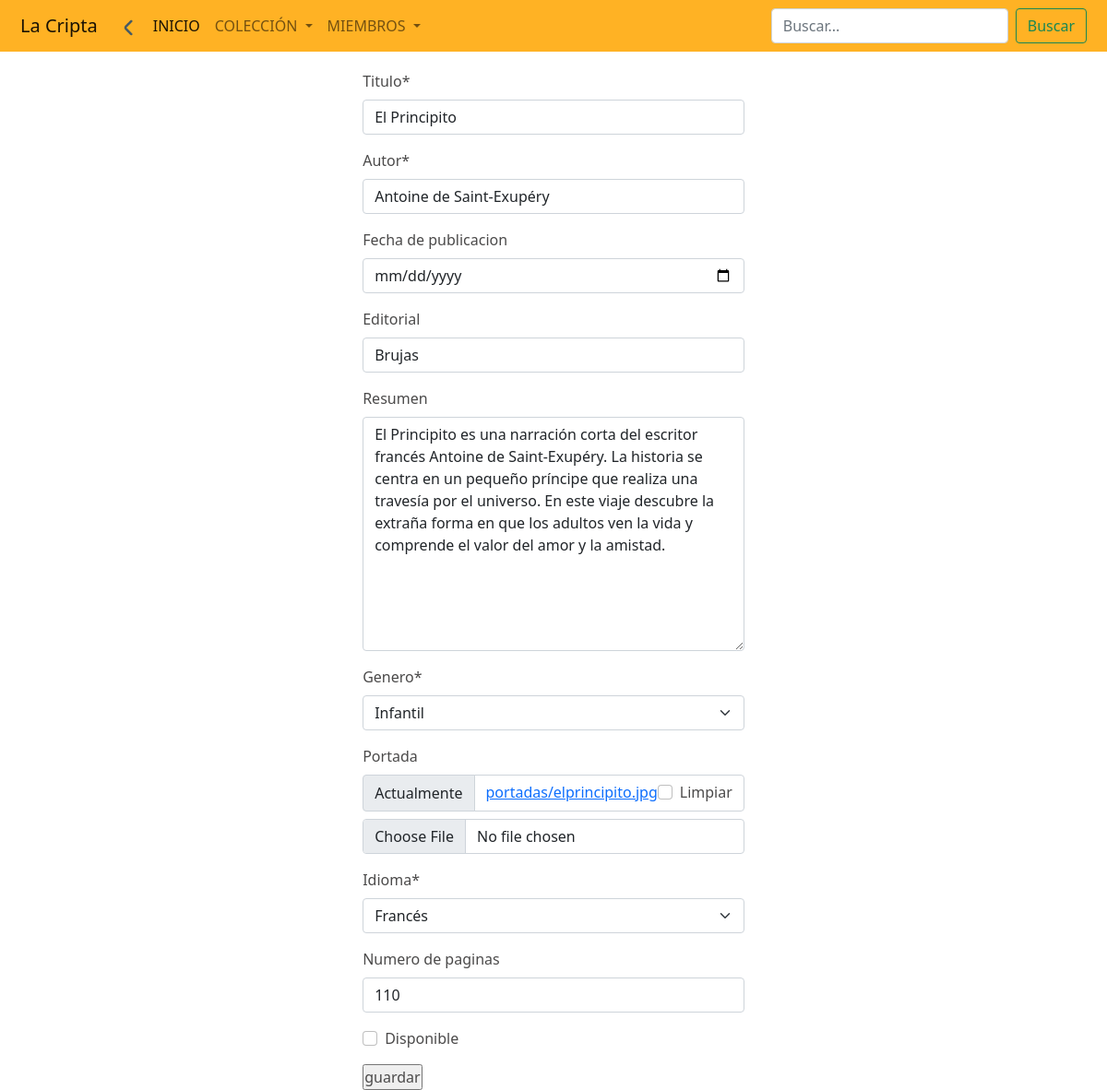
/colección/editar/1, run on the app's committed database.
### colección/models.py (models this page shows, shortened)
class Colección(models.Model):
    titulo = models.CharField(max_length=100, blank=False, null=False)
    autor = models.CharField(max_length=100, blank=False, null=False)
    fecha_de_publicacion = models.DateField(blank=True, null=True)
    editorial = models.CharField(max_length=100, blank=True, null=True)
    resumen = models.TextField(max_length=1000, blank=True, null=True)
    GENERO_CHOICES = (
    ('Ciencia Ficción', 'Ciencia Ficción'),
    ('Romance', 'Romance'),
    ('Misterio', 'Misterio'),
    ('Fantasía', 'Fantasía'),
    ('Aventura', 'Aventura'),
    ('Drama', 'Drama'),
    ('Terror', 'Terror'),
    ('Biografía', 'Biografía'),
    ('Autoayuda', 'Autoayuda'),
    ('Histórico', 'Histórico'),
    ('Infantil', 'Infantil'),
    )
    genero = models.CharField(max_length=200, choices=GENERO_CHOICES, blank=False, null=False)
    portada = models.ImageField(upload_to='portadas/', blank=True, null=True)
    IDIOMA_CHOICES = (
    ('Español', 'Español'),
    ('Ingles', 'Ingles'),
    ('Italiano', 'Misterio'),
    ('Braille', 'Braille'),
    ('Latín', 'Latín'),
    ('Alemán', 'Alemán'),
    ('Francés', 'Francés'),
    ('Portugués', 'Portugués'),
    ('Chino', 'Chino'),
    ('Japonés', 'Japonés'),
    ('Ruso', 'Ruso'),
    ('Árabe', 'Árabe'),
    )
    idioma = models.CharField(max_length=100,choices= IDIOMA_CHOICES, blank=False, null=False)
    numero_de_paginas = models.PositiveIntegerField(blank=True, null=True)
    disponible = models.BooleanField(default=True)
    fecha_de_entrada = models.DateField(default = timezone.now)

### colección/forms.py
class Colección_form(ModelForm):
    class Meta:
        model = Colección
        exclude = ('fecha_de_entrada',)
        widgets = {
            'fecha_de_publicacion': forms.DateInput(attrs={'type': 'date'})
        }
    class Media:
        enctype = 'multipart/form-data'

### colección/views.py (called while the page is built)
def editar(request, id):
    libro = Colección.objects.get(id=id)
    if request.method == 'POST':
        form = Colección_form(request.POST, request.FILES, instance=libro)
        if form.is_valid():
            form.save()
            return redirect('colección:listar')
    else:
        form = Colección_form(instance=libro)
    contexto = {
        'form':form,
        'id':id
    }
    return render(request, 'colección/edit.html', contexto)

### colección/templates/colección/edit.html (shortened to what this page needs)
{% extends "layout/base.html" %}
{% block styles %}
{% load static %}
{% endblock styles %}
{% block 'content' %}
    {% load crispy_forms_tags %}
    <form action="{% url "colección:editar" id=id %}" enctype="multipart/form-data" method='POST' novalidate>
        {{ form | crispy }}
        <input type="submit" value='guardar' class= 'btn-guardar'>
    </form>
{% endblock 'content' %}

### static/css/style.css (style rules this page uses)
:root { --color-text: #4b4a4a; }
* { margin: 0; padding: 0; color: var(--color-text); }

### data on the page
Colección: titulo "El Principito", autor "Antoine de Saint-Exupéry", editorial "Brujas", resumen "El Principito es una narración corta del escritor francés Antoine de Saint-Exupéry. La historia se centra en un pequeño príncipe que realiza una travesía por el universo. En este viaje descubre la extraña forma en que los adultos ven la vida y comprende el valor del amor y la amistad.", genero "Infantil", idioma "Francés", numero_de_paginas "110"
